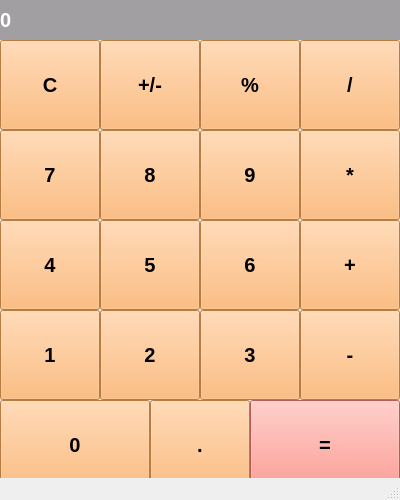
<?xml version="1.0" encoding="UTF-8"?>
<ui version="4.0">
 <class>MainWindow</class>
 <widget class="QMainWindow" name="MainWindow">
  <property name="geometry">
   <rect>
    <x>0</x>
    <y>0</y>
    <width>400</width>
    <height>500</height>
   </rect>
  </property>
  <property name="windowTitle">
   <string>Калькулятор</string>
  </property>
  <property name="styleSheet">
   <string notr="true"/>
  </property>
  <widget class="QWidget" name="centralwidget">
   <widget class="QLabel" name="label">
    <property name="geometry">
     <rect>
      <x>0</x>
      <y>0</y>
      <width>400</width>
      <height>40</height>
     </rect>
    </property>
    <property name="font">
     <font>
      <pointsize>15</pointsize>
      <weight>75</weight>
      <bold>true</bold>
     </font>
    </property>
    <property name="styleSheet">
     <string notr="true">background-color: rgb(161, 159, 162);
color:rgb(255, 255, 255);</string>
    </property>
    <property name="text">
     <string>0</string>
    </property>
    <property name="margin">
     <number>10</number>
    </property>
   </widget>
   <widget class="QPushButton" name="btn_0">
    <property name="geometry">
     <rect>
      <x>0</x>
      <y>400</y>
      <width>150</width>
      <height>90</height>
     </rect>
    </property>
    <property name="font">
     <font>
      <pointsize>15</pointsize>
      <weight>75</weight>
      <bold>true</bold>
     </font>
    </property>
    <property name="styleSheet">
     <string notr="true">background-color:rgb(255, 173, 93)</string>
    </property>
    <property name="text">
     <string>0</string>
    </property>
   </widget>
   <widget class="QPushButton" name="btn_equate">
    <property name="geometry">
     <rect>
      <x>250</x>
      <y>400</y>
      <width>150</width>
      <height>90</height>
     </rect>
    </property>
    <property name="font">
     <font>
      <pointsize>15</pointsize>
      <weight>75</weight>
      <bold>true</bold>
     </font>
    </property>
    <property name="styleSheet">
     <string notr="true">background-color:rgb(255, 130, 118)</string>
    </property>
    <property name="text">
     <string>=</string>
    </property>
   </widget>
   <widget class="QPushButton" name="btn_1">
    <property name="geometry">
     <rect>
      <x>0</x>
      <y>310</y>
      <width>100</width>
      <height>90</height>
     </rect>
    </property>
    <property name="font">
     <font>
      <pointsize>15</pointsize>
      <weight>75</weight>
      <bold>true</bold>
     </font>
    </property>
    <property name="styleSheet">
     <string notr="true">background-color:rgb(255, 173, 93)
</string>
    </property>
    <property name="text">
     <string>1</string>
    </property>
   </widget>
   <widget class="QPushButton" name="btn_7">
    <property name="geometry">
     <rect>
      <x>0</x>
      <y>130</y>
      <width>100</width>
      <height>90</height>
     </rect>
    </property>
    <property name="font">
     <font>
      <pointsize>15</pointsize>
      <weight>75</weight>
      <bold>true</bold>
     </font>
    </property>
    <property name="styleSheet">
     <string notr="true">background-color:rgb(255, 173, 93)
</string>
    </property>
    <property name="text">
     <string>7</string>
    </property>
   </widget>
   <widget class="QPushButton" name="btn_add_sub">
    <property name="geometry">
     <rect>
      <x>100</x>
      <y>40</y>
      <width>100</width>
      <height>90</height>
     </rect>
    </property>
    <property name="font">
     <font>
      <pointsize>15</pointsize>
      <weight>75</weight>
      <bold>true</bold>
     </font>
    </property>
    <property name="styleSheet">
     <string notr="true">background-color:rgb(255, 173, 93)
</string>
    </property>
    <property name="text">
     <string>+/-</string>
    </property>
   </widget>
   <widget class="QPushButton" name="btn_4">
    <property name="geometry">
     <rect>
      <x>0</x>
      <y>220</y>
      <width>100</width>
      <height>90</height>
     </rect>
    </property>
    <property name="font">
     <font>
      <pointsize>15</pointsize>
      <weight>75</weight>
      <bold>true</bold>
     </font>
    </property>
    <property name="styleSheet">
     <string notr="true">background-color:rgb(255, 173, 93)
</string>
    </property>
    <property name="text">
     <string>4</string>
    </property>
   </widget>
   <widget class="QPushButton" name="btn_2">
    <property name="geometry">
     <rect>
      <x>100</x>
      <y>310</y>
      <width>100</width>
      <height>90</height>
     </rect>
    </property>
    <property name="font">
     <font>
      <pointsize>15</pointsize>
      <weight>75</weight>
      <bold>true</bold>
     </font>
    </property>
    <property name="styleSheet">
     <string notr="true">background-color:rgb(255, 173, 93)
</string>
    </property>
    <property name="text">
     <string>2</string>
    </property>
   </widget>
   <widget class="QPushButton" name="btn_8">
    <property name="geometry">
     <rect>
      <x>100</x>
      <y>130</y>
      <width>100</width>
      <height>90</height>
     </rect>
    </property>
    <property name="font">
     <font>
      <pointsize>15</pointsize>
      <weight>75</weight>
      <bold>true</bold>
     </font>
    </property>
    <property name="styleSheet">
     <string notr="true">background-color:rgb(255, 173, 93)
</string>
    </property>
    <property name="text">
     <string>8</string>
    </property>
   </widget>
   <widget class="QPushButton" name="btn_c">
    <property name="geometry">
     <rect>
      <x>0</x>
      <y>40</y>
      <width>100</width>
      <height>90</height>
     </rect>
    </property>
    <property name="font">
     <font>
      <pointsize>15</pointsize>
      <weight>75</weight>
      <bold>true</bold>
     </font>
    </property>
    <property name="styleSheet">
     <string notr="true">background-color:rgb(255, 173, 93)
</string>
    </property>
    <property name="text">
     <string>C</string>
    </property>
   </widget>
   <widget class="QPushButton" name="btn_procent">
    <property name="geometry">
     <rect>
      <x>200</x>
      <y>40</y>
      <width>100</width>
      <height>90</height>
     </rect>
    </property>
    <property name="font">
     <font>
      <pointsize>15</pointsize>
      <weight>75</weight>
      <bold>true</bold>
     </font>
    </property>
    <property name="styleSheet">
     <string notr="true">background-color:rgb(255, 173, 93)
</string>
    </property>
    <property name="text">
     <string>%</string>
    </property>
   </widget>
   <widget class="QPushButton" name="btn_5">
    <property name="geometry">
     <rect>
      <x>100</x>
      <y>220</y>
      <width>100</width>
      <height>90</height>
     </rect>
    </property>
    <property name="font">
     <font>
      <pointsize>15</pointsize>
      <weight>75</weight>
      <bold>true</bold>
     </font>
    </property>
    <property name="styleSheet">
     <string notr="true">background-color:rgb(255, 173, 93)
</string>
    </property>
    <property name="text">
     <string>5</string>
    </property>
   </widget>
   <widget class="QPushButton" name="btn_6">
    <property name="geometry">
     <rect>
      <x>200</x>
      <y>220</y>
      <width>100</width>
      <height>90</height>
     </rect>
    </property>
    <property name="font">
     <font>
      <pointsize>15</pointsize>
      <weight>75</weight>
      <bold>true</bold>
     </font>
    </property>
    <property name="styleSheet">
     <string notr="true">background-color:rgb(255, 173, 93)
</string>
    </property>
    <property name="text">
     <string>6</string>
    </property>
   </widget>
   <widget class="QPushButton" name="btn_9">
    <property name="geometry">
     <rect>
      <x>200</x>
      <y>130</y>
      <width>100</width>
      <height>90</height>
     </rect>
    </property>
    <property name="font">
     <font>
      <pointsize>15</pointsize>
      <weight>75</weight>
      <bold>true</bold>
     </font>
    </property>
    <property name="styleSheet">
     <string notr="true">background-color:rgb(255, 173, 93)
</string>
    </property>
    <property name="text">
     <string>9</string>
    </property>
   </widget>
   <widget class="QPushButton" name="btn_sub">
    <property name="geometry">
     <rect>
      <x>300</x>
      <y>310</y>
      <width>100</width>
      <height>90</height>
     </rect>
    </property>
    <property name="font">
     <font>
      <pointsize>15</pointsize>
      <weight>75</weight>
      <bold>true</bold>
     </font>
    </property>
    <property name="styleSheet">
     <string notr="true">background-color:rgb(255, 173, 93)
</string>
    </property>
    <property name="text">
     <string>-</string>
    </property>
   </widget>
   <widget class="QPushButton" name="btn_add">
    <property name="geometry">
     <rect>
      <x>300</x>
      <y>220</y>
      <width>100</width>
      <height>90</height>
     </rect>
    </property>
    <property name="font">
     <font>
      <pointsize>15</pointsize>
      <weight>75</weight>
      <bold>true</bold>
     </font>
    </property>
    <property name="styleSheet">
     <string notr="true">background-color:rgb(255, 173, 93)
</string>
    </property>
    <property name="text">
     <string>+</string>
    </property>
   </widget>
   <widget class="QPushButton" name="btn_mul">
    <property name="geometry">
     <rect>
      <x>300</x>
      <y>130</y>
      <width>100</width>
      <height>90</height>
     </rect>
    </property>
    <property name="font">
     <font>
      <pointsize>15</pointsize>
      <weight>75</weight>
      <bold>true</bold>
     </font>
    </property>
    <property name="styleSheet">
     <string notr="true">background-color:rgb(255, 173, 93)
</string>
    </property>
    <property name="text">
     <string>*</string>
    </property>
   </widget>
   <widget class="QPushButton" name="btn_div">
    <property name="geometry">
     <rect>
      <x>300</x>
      <y>40</y>
      <width>100</width>
      <height>90</height>
     </rect>
    </property>
    <property name="font">
     <font>
      <pointsize>15</pointsize>
      <weight>75</weight>
      <bold>true</bold>
     </font>
    </property>
    <property name="styleSheet">
     <string notr="true">background-color:rgb(255, 173, 93)
</string>
    </property>
    <property name="text">
     <string>/</string>
    </property>
   </widget>
   <widget class="QPushButton" name="btn_3">
    <property name="geometry">
     <rect>
      <x>200</x>
      <y>310</y>
      <width>100</width>
      <height>90</height>
     </rect>
    </property>
    <property name="font">
     <font>
      <pointsize>15</pointsize>
      <weight>75</weight>
      <bold>true</bold>
     </font>
    </property>
    <property name="styleSheet">
     <string notr="true">background-color:rgb(255, 173, 93)
</string>
    </property>
    <property name="text">
     <string>3</string>
    </property>
   </widget>
   <widget class="QPushButton" name="btn_point">
    <property name="geometry">
     <rect>
      <x>150</x>
      <y>400</y>
      <width>100</width>
      <height>90</height>
     </rect>
    </property>
    <property name="font">
     <font>
      <pointsize>15</pointsize>
      <weight>75</weight>
      <bold>true</bold>
     </font>
    </property>
    <property name="styleSheet">
     <string notr="true">background-color:rgb(255, 173, 93)
</string>
    </property>
    <property name="text">
     <string>.</string>
    </property>
   </widget>
  </widget>
  <widget class="QMenuBar" name="menubar">
   <property name="geometry">
    <rect>
     <x>0</x>
     <y>0</y>
     <width>400</width>
     <height>21</height>
    </rect>
   </property>
  </widget>
  <widget class="QStatusBar" name="statusbar"/>
 </widget>
 <resources/>
 <connections/>
</ui>
